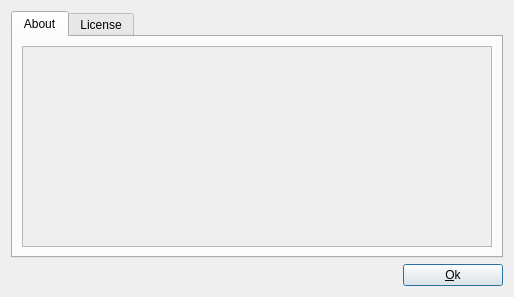
<?xml version="1.0" encoding="UTF-8"?>
<ui version="4.0">
 <class>about_dialog</class>
 <widget class="QDialog" name="about_dialog">
  <property name="geometry">
   <rect>
    <x>0</x>
    <y>0</y>
    <width>514</width>
    <height>297</height>
   </rect>
  </property>
  <property name="windowTitle">
   <string>About RPGMapper</string>
  </property>
  <layout class="QVBoxLayout" name="lyMain">
   <item>
    <widget class="QTabWidget" name="tabWidget">
     <property name="currentIndex">
      <number>0</number>
     </property>
     <widget class="QWidget" name="tabAbout">
      <attribute name="title">
       <string>About</string>
      </attribute>
      <layout class="QVBoxLayout" name="verticalLayout">
       <item>
        <widget class="QScrollArea" name="scrAbout">
         <property name="autoFillBackground">
          <bool>false</bool>
         </property>
         <property name="styleSheet">
          <string notr="true"/>
         </property>
         <property name="widgetResizable">
          <bool>true</bool>
         </property>
         <widget class="QWidget" name="scrAboutContent">
          <property name="geometry">
           <rect>
            <x>0</x>
            <y>0</y>
            <width>484</width>
            <height>219</height>
           </rect>
          </property>
          <property name="sizePolicy">
           <sizepolicy hsizetype="Preferred" vsizetype="Preferred">
            <horstretch>0</horstretch>
            <verstretch>0</verstretch>
           </sizepolicy>
          </property>
          <property name="styleSheet">
           <string notr="true">QWidget { background: white; color: black; };</string>
          </property>
         </widget>
        </widget>
       </item>
      </layout>
     </widget>
     <widget class="QWidget" name="tabLicense">
      <attribute name="title">
       <string>License</string>
      </attribute>
      <layout class="QVBoxLayout" name="verticalLayout_2">
       <item>
        <widget class="QPlainTextEdit" name="edtLicense">
         <property name="readOnly">
          <bool>true</bool>
         </property>
        </widget>
       </item>
      </layout>
     </widget>
    </widget>
   </item>
   <item>
    <layout class="QHBoxLayout" name="lyButtons">
     <item>
      <spacer name="spButtons">
       <property name="orientation">
        <enum>Qt::Horizontal</enum>
       </property>
       <property name="sizeHint" stdset="0">
        <size>
         <width>40</width>
         <height>20</height>
        </size>
       </property>
      </spacer>
     </item>
     <item>
      <widget class="QPushButton" name="btnOk">
       <property name="minimumSize">
        <size>
         <width>100</width>
         <height>0</height>
        </size>
       </property>
       <property name="text">
        <string>&amp;Ok</string>
       </property>
       <property name="default">
        <bool>true</bool>
       </property>
      </widget>
     </item>
    </layout>
   </item>
  </layout>
 </widget>
 <resources>
  <include location="rpgmapper.qrc"/>
 </resources>
 <connections/>
</ui>
